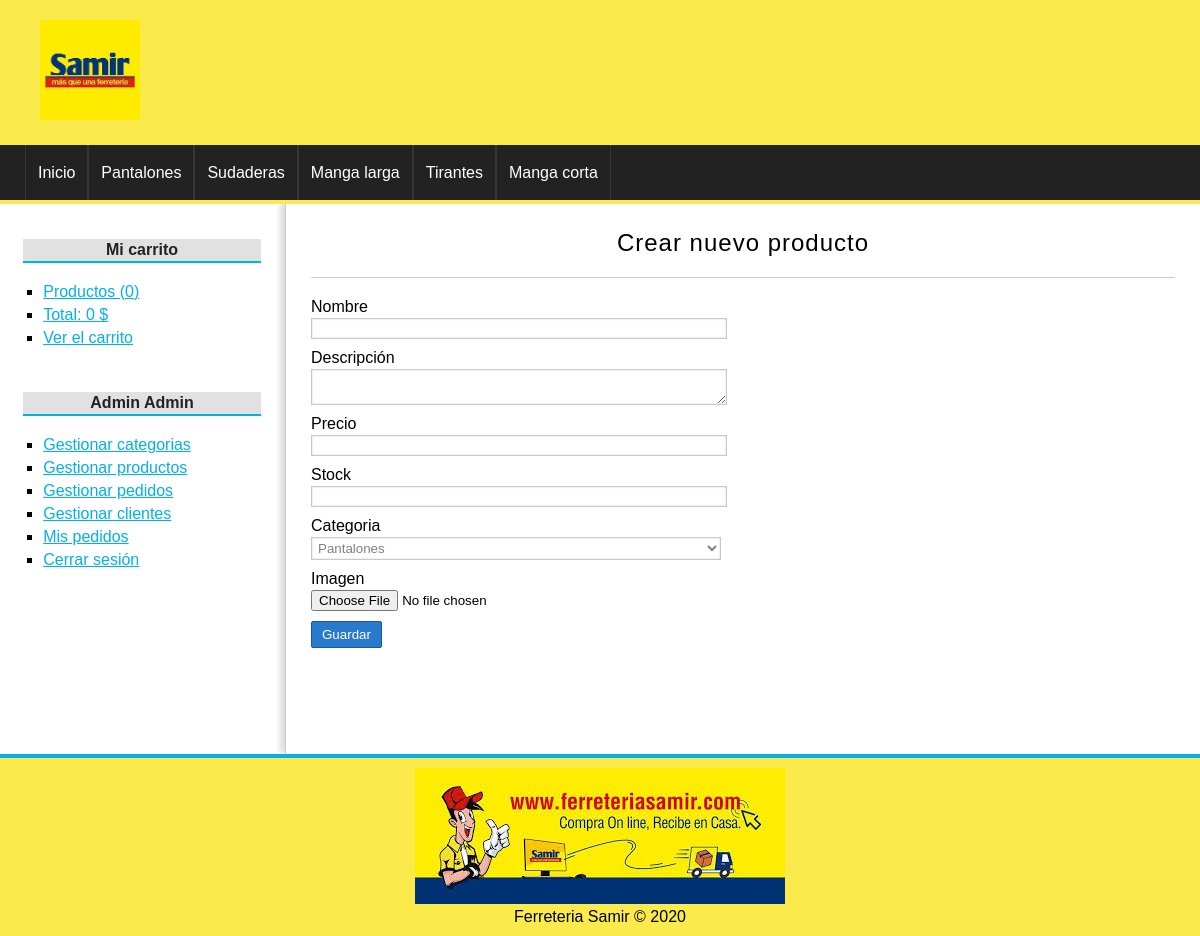
Page /producto/crear (signed in) on the committed database.
### tables this page shows
CREATE TABLE `categorias` (
  `id` int(255) NOT NULL,
  `nombre` varchar(100) NOT NULL
);

### config/db.php (called while the page is built)
<?php
class Database{
	public static function connect(){
		$db = new mysqli('localhost', 'root', '', 'tienda_master');
		$db->query("SET NAMES 'utf8'");
		return $db;
	}
}

### helpers/utils.php (called while the page is built, shortened)
<?php
class Utils{
	public static function showCategorias(){
		require_once 'models/categoria.php';
		$categoria = new Categoria();
		$categorias = $categoria->getAll();
		return $categorias;
	}
}

### models/categoria.php (called while the page is built, shortened)
<?php
class Categoria{
	private $db;
	public function __construct() {
		$this->db = Database::connect();
	}
	public function getAll(){
		$categorias = $this->db->query("SELECT * FROM categorias ORDER BY id DESC;");
		return $categorias;
	}
}

### controllers/ProductoController.php (called while the page is built, shortened)
<?php
class productoController{
	public function crear(){
		require_once 'views/producto/crear.php';
	}
}

### views/producto/crear.php (the view, shortened to what this page needs)
<?php if(isset($edit) && isset($pro) && is_object($pro)): ?>
	<h1>Editar producto <?=$pro->nombre?></h1>
	<?php $url_action = base_url."producto/save&id=".$pro->id; ?>
<?php else: ?>
	<h1>Crear nuevo producto</h1>
	<?php $url_action = base_url."producto/save"; ?>
<?php endif; ?>
<div class="form_container">
	<form action="<?=$url_action?>" method="POST" enctype="multipart/form-data">
		<label for="nombre">Nombre</label>
		<input type="text" name="nombre" value="<?=isset($pro) && is_object($pro) ? $pro->nombre : ''; ?>"/>
		<label for="descripcion">Descripción</label>
		<textarea name="descripcion"><?=isset($pro) && is_object($pro) ? $pro->descripcion : ''; ?></textarea>
		<label for="precio">Precio</label>
		<input type="text" name="precio" value="<?=isset($pro) && is_object($pro) ? $pro->precio : ''; ?>"/>
		<label for="stock">Stock</label>
		<input type="number" name="stock" value="<?=isset($pro) && is_object($pro) ? $pro->stock : ''; ?>"/>
		<label for="categoria">Categoria</label>
		<?php $categorias = Utils::showCategorias(); ?>
		<select name="categoria">
			<?php while ($cat = $categorias->fetch_object()): ?>
				<option value="<?= $cat->id ?>" <?=isset($pro) && is_object($pro) && $cat->id == $pro->categoria_id ? 'selected' : ''; ?>>
					<?= $cat->nombre ?>
				</option>
			<?php endwhile; ?>
		</select>
		<label for="imagen">Imagen</label>
		<input type="file" name="imagen" />
		<input type="submit" value="Guardar" />
	</form>
</div>

### views/layout/header.php (shortened to what this page needs)
<!DOCTYPE HTML>
<html lang="es">
	<head>
		<link rel="stylesheet" href="<?=base_url?>assets/css/styles.css" />
	</head>
	<body>
		<div id="container">
			<header id="header">
				<div id="logo">
					<img src="<?=base_url?>assets/img/samir.jpg" alt="Ferreteria Samir" />
				</div>
			</header>
			<?php $categorias = Utils::showCategorias(); ?>
			<nav id="menu">
				<ul>
					<li>
						<a href="<?=base_url?>">Inicio</a>
					</li>
					<?php while($cat = $categorias->fetch_object()): ?>
						<li>
							<a href="<?=base_url?>categoria/ver&id=<?=$cat->id?>"><?=$cat->nombre?></a>
						</li>
					<?php endwhile; ?>
				</ul>
			</nav>
			<div id="content">

### assets/css/styles.css (style rules this page uses)
* { padding: 0px; margin: 0px; font-family: sans-serif, Helvetica, Arial; }
a { color: #01B1EA; }
#container { width: 100%; margin: 0px auto; box-shadow: 0px 0px 10px gray; background: white; }
#header { height: 145px; background: #FAEA4C; }
#logo { padding: 20px; margin-left: 20px; float:left; }
#logo img { float:left; height: 100px; }
#menu { clear:both; background: #222; color: white; height: 55px; border-bottom: 4px solid #FAEA4C; }
#menu ul { list-style: none; text-decoration: none; margin: 0px auto; margin-left: 25px; }
#menu ul li { line-height: 55px; float:left; border-right: 1px solid #363636; }
#menu a { display: block; color: white; text-decoration: none; padding-left: 12px; padding-right: 12px; transition: all 300ms; }
#menu a:first-child { border-left: 1px solid #363636; }
#content { margin: 0px auto; overflow: hidden; background: white; }
.form_container { width: 50%; }
label, input[type="text"], input[type="password"], input[type="email"], input[type="number"], select, textarea { display:block; width: 95%; margin-top: 2px; margin-bottom: 2px; }
input[type="text"], input[type="password"], input[type="email"], input[type="number"], select, textarea { border: 1px solid #C9C9C9; box-shadow: 0px 0px 2px #ccc inset; background: white; padding: 2px; color: gray; transition: all 300ms; }
input[type="button"], input[type="submit"], button, .button { display: block; border-radius: 2px; width: auto; padding: 5px; padding-left: 10px; padding-right: 10px; color: white; background: #2979CD; border: 1px solid #11608E; cursor:pointer; }
label, input[type="button"], input[type="submit"], button { display:block; margin-top: 10px; }
#central h1 { font-size: 24px; font-weight: normal; letter-spacing: 1px; text-align: center; border-bottom: 1px solid #ccc; margin-bottom: 20px; padding: 20px; padding-top: 0px; }

### rows in the picture
categorias: nombre "Pantalones"
categorias: nombre "Sudaderas"
categorias: nombre "Manga larga"
categorias: nombre "Tirantes"
categorias: nombre "Manga corta"

### other values in the picture
$stats['count'] "0"
$stats['total'] "0"
$_SESSION['identity']->nombre "Admin"
$_SESSION['identity']->apellidos "Admin"
form field categoria "Pantalones"
